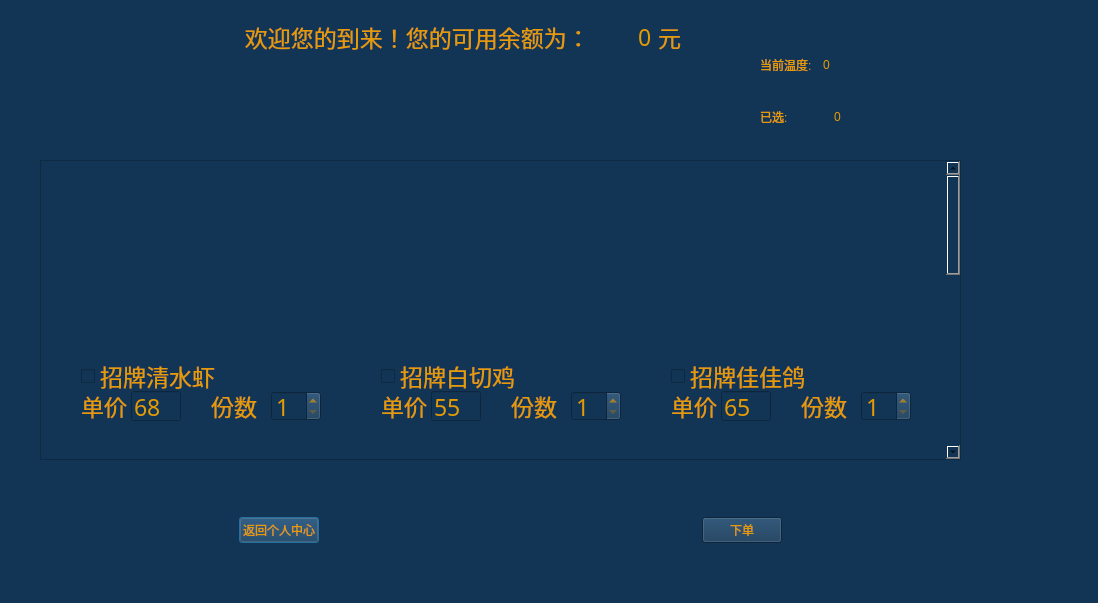
<?xml version="1.0" encoding="UTF-8"?>
<ui version="4.0">
 <class>Hotel</class>
 <widget class="QDialog" name="Hotel">
  <property name="geometry">
   <rect>
    <x>0</x>
    <y>0</y>
    <width>1098</width>
    <height>603</height>
   </rect>
  </property>
  <property name="windowTitle">
   <string>Dialog</string>
  </property>
  <property name="styleSheet">
   <string notr="true">background-color: rgb(18, 53, 85);</string>
  </property>
  <widget class="QScrollArea" name="scrollArea">
   <property name="geometry">
    <rect>
     <x>40</x>
     <y>160</y>
     <width>921</width>
     <height>300</height>
    </rect>
   </property>
   <property name="minimumSize">
    <size>
     <width>0</width>
     <height>300</height>
    </size>
   </property>
   <property name="styleSheet">
    <string notr="true">color: rgb(230, 155, 3);
font: 17pt &quot;Sans Serif&quot;;</string>
   </property>
   <property name="widgetResizable">
    <bool>true</bool>
   </property>
   <widget class="QWidget" name="scrollAreaWidgetContents">
    <property name="geometry">
     <rect>
      <x>0</x>
      <y>0</y>
      <width>903</width>
      <height>800</height>
     </rect>
    </property>
    <property name="minimumSize">
     <size>
      <width>900</width>
      <height>800</height>
     </size>
    </property>
    <widget class="QCheckBox" name="checkBox_1">
     <property name="geometry">
      <rect>
       <x>40</x>
       <y>200</y>
       <width>171</width>
       <height>30</height>
      </rect>
     </property>
     <property name="font">
      <font>
       <family>Sans Serif</family>
       <pointsize>17</pointsize>
       <weight>50</weight>
       <italic>false</italic>
       <bold>false</bold>
      </font>
     </property>
     <property name="text">
      <string>招牌清水虾</string>
     </property>
    </widget>
    <widget class="QSpinBox" name="spinBox_1">
     <property name="enabled">
      <bool>false</bool>
     </property>
     <property name="geometry">
      <rect>
       <x>230</x>
       <y>230</y>
       <width>50</width>
       <height>30</height>
      </rect>
     </property>
     <property name="font">
      <font>
       <family>Sans Serif</family>
       <pointsize>17</pointsize>
       <weight>50</weight>
       <italic>false</italic>
       <bold>false</bold>
      </font>
     </property>
     <property name="minimum">
      <number>1</number>
     </property>
     <property name="value">
      <number>1</number>
     </property>
    </widget>
    <widget class="QLabel" name="label_4">
     <property name="geometry">
      <rect>
       <x>170</x>
       <y>230</y>
       <width>51</width>
       <height>30</height>
      </rect>
     </property>
     <property name="font">
      <font>
       <family>Sans Serif</family>
       <pointsize>17</pointsize>
       <weight>50</weight>
       <italic>false</italic>
       <bold>false</bold>
      </font>
     </property>
     <property name="text">
      <string>份数</string>
     </property>
    </widget>
    <widget class="QLabel" name="label_5">
     <property name="geometry">
      <rect>
       <x>470</x>
       <y>230</y>
       <width>51</width>
       <height>30</height>
      </rect>
     </property>
     <property name="font">
      <font>
       <family>Sans Serif</family>
       <pointsize>17</pointsize>
       <weight>50</weight>
       <italic>false</italic>
       <bold>false</bold>
      </font>
     </property>
     <property name="text">
      <string>份数</string>
     </property>
    </widget>
    <widget class="QSpinBox" name="spinBox_2">
     <property name="enabled">
      <bool>false</bool>
     </property>
     <property name="geometry">
      <rect>
       <x>530</x>
       <y>230</y>
       <width>50</width>
       <height>30</height>
      </rect>
     </property>
     <property name="font">
      <font>
       <family>Sans Serif</family>
       <pointsize>17</pointsize>
       <weight>50</weight>
       <italic>false</italic>
       <bold>false</bold>
      </font>
     </property>
     <property name="minimum">
      <number>1</number>
     </property>
     <property name="value">
      <number>1</number>
     </property>
    </widget>
    <widget class="QCheckBox" name="checkBox_2">
     <property name="geometry">
      <rect>
       <x>340</x>
       <y>200</y>
       <width>171</width>
       <height>30</height>
      </rect>
     </property>
     <property name="font">
      <font>
       <family>Sans Serif</family>
       <pointsize>17</pointsize>
       <weight>50</weight>
       <italic>false</italic>
       <bold>false</bold>
      </font>
     </property>
     <property name="text">
      <string>招牌白切鸡</string>
     </property>
    </widget>
    <widget class="QLabel" name="label_6">
     <property name="geometry">
      <rect>
       <x>760</x>
       <y>230</y>
       <width>51</width>
       <height>30</height>
      </rect>
     </property>
     <property name="font">
      <font>
       <family>Sans Serif</family>
       <pointsize>17</pointsize>
       <weight>50</weight>
       <italic>false</italic>
       <bold>false</bold>
      </font>
     </property>
     <property name="text">
      <string>份数</string>
     </property>
    </widget>
    <widget class="QSpinBox" name="spinBox_3">
     <property name="enabled">
      <bool>false</bool>
     </property>
     <property name="geometry">
      <rect>
       <x>820</x>
       <y>230</y>
       <width>50</width>
       <height>30</height>
      </rect>
     </property>
     <property name="font">
      <font>
       <family>Sans Serif</family>
       <pointsize>17</pointsize>
       <weight>50</weight>
       <italic>false</italic>
       <bold>false</bold>
      </font>
     </property>
     <property name="minimum">
      <number>1</number>
     </property>
     <property name="value">
      <number>1</number>
     </property>
    </widget>
    <widget class="QCheckBox" name="checkBox_3">
     <property name="geometry">
      <rect>
       <x>630</x>
       <y>200</y>
       <width>171</width>
       <height>30</height>
      </rect>
     </property>
     <property name="font">
      <font>
       <family>Sans Serif</family>
       <pointsize>17</pointsize>
       <weight>50</weight>
       <italic>false</italic>
       <bold>false</bold>
      </font>
     </property>
     <property name="text">
      <string>招牌佳佳鸽</string>
     </property>
    </widget>
    <widget class="QLabel" name="label_7">
     <property name="geometry">
      <rect>
       <x>170</x>
       <y>490</y>
       <width>51</width>
       <height>30</height>
      </rect>
     </property>
     <property name="font">
      <font>
       <family>Sans Serif</family>
       <pointsize>17</pointsize>
       <weight>50</weight>
       <italic>false</italic>
       <bold>false</bold>
      </font>
     </property>
     <property name="text">
      <string>份数</string>
     </property>
    </widget>
    <widget class="QSpinBox" name="spinBox_4">
     <property name="enabled">
      <bool>false</bool>
     </property>
     <property name="geometry">
      <rect>
       <x>230</x>
       <y>490</y>
       <width>50</width>
       <height>30</height>
      </rect>
     </property>
     <property name="font">
      <font>
       <family>Sans Serif</family>
       <pointsize>17</pointsize>
       <weight>50</weight>
       <italic>false</italic>
       <bold>false</bold>
      </font>
     </property>
     <property name="minimum">
      <number>1</number>
     </property>
     <property name="value">
      <number>1</number>
     </property>
    </widget>
    <widget class="QCheckBox" name="checkBox_4">
     <property name="geometry">
      <rect>
       <x>40</x>
       <y>460</y>
       <width>171</width>
       <height>30</height>
      </rect>
     </property>
     <property name="font">
      <font>
       <family>Sans Serif</family>
       <pointsize>17</pointsize>
       <weight>50</weight>
       <italic>false</italic>
       <bold>false</bold>
      </font>
     </property>
     <property name="text">
      <string>招牌南瓜饼</string>
     </property>
    </widget>
    <widget class="QCheckBox" name="checkBox_5">
     <property name="geometry">
      <rect>
       <x>320</x>
       <y>460</y>
       <width>171</width>
       <height>30</height>
      </rect>
     </property>
     <property name="font">
      <font>
       <family>Sans Serif</family>
       <pointsize>17</pointsize>
       <weight>50</weight>
       <italic>false</italic>
       <bold>false</bold>
      </font>
     </property>
     <property name="text">
      <string>招牌炒田螺</string>
     </property>
    </widget>
    <widget class="QLabel" name="label_8">
     <property name="geometry">
      <rect>
       <x>460</x>
       <y>490</y>
       <width>51</width>
       <height>30</height>
      </rect>
     </property>
     <property name="font">
      <font>
       <family>Sans Serif</family>
       <pointsize>17</pointsize>
       <weight>50</weight>
       <italic>false</italic>
       <bold>false</bold>
      </font>
     </property>
     <property name="text">
      <string>份数</string>
     </property>
    </widget>
    <widget class="QSpinBox" name="spinBox_5">
     <property name="enabled">
      <bool>false</bool>
     </property>
     <property name="geometry">
      <rect>
       <x>520</x>
       <y>490</y>
       <width>50</width>
       <height>30</height>
      </rect>
     </property>
     <property name="font">
      <font>
       <family>Sans Serif</family>
       <pointsize>17</pointsize>
       <weight>50</weight>
       <italic>false</italic>
       <bold>false</bold>
      </font>
     </property>
     <property name="minimum">
      <number>1</number>
     </property>
     <property name="value">
      <number>1</number>
     </property>
    </widget>
    <widget class="QLabel" name="label_9">
     <property name="geometry">
      <rect>
       <x>760</x>
       <y>490</y>
       <width>51</width>
       <height>30</height>
      </rect>
     </property>
     <property name="font">
      <font>
       <family>Sans Serif</family>
       <pointsize>17</pointsize>
       <weight>50</weight>
       <italic>false</italic>
       <bold>false</bold>
      </font>
     </property>
     <property name="text">
      <string>份数</string>
     </property>
    </widget>
    <widget class="QSpinBox" name="spinBox_6">
     <property name="enabled">
      <bool>false</bool>
     </property>
     <property name="geometry">
      <rect>
       <x>820</x>
       <y>490</y>
       <width>50</width>
       <height>30</height>
      </rect>
     </property>
     <property name="font">
      <font>
       <family>Sans Serif</family>
       <pointsize>17</pointsize>
       <weight>50</weight>
       <italic>false</italic>
       <bold>false</bold>
      </font>
     </property>
     <property name="minimum">
      <number>1</number>
     </property>
     <property name="value">
      <number>1</number>
     </property>
    </widget>
    <widget class="QCheckBox" name="checkBox_6">
     <property name="geometry">
      <rect>
       <x>620</x>
       <y>460</y>
       <width>171</width>
       <height>30</height>
      </rect>
     </property>
     <property name="font">
      <font>
       <family>Sans Serif</family>
       <pointsize>17</pointsize>
       <weight>50</weight>
       <italic>false</italic>
       <bold>false</bold>
      </font>
     </property>
     <property name="text">
      <string>招牌炸蟹棒</string>
     </property>
    </widget>
    <widget class="QLabel" name="label_10">
     <property name="geometry">
      <rect>
       <x>180</x>
       <y>760</y>
       <width>51</width>
       <height>30</height>
      </rect>
     </property>
     <property name="font">
      <font>
       <family>Sans Serif</family>
       <pointsize>17</pointsize>
       <weight>50</weight>
       <italic>false</italic>
       <bold>false</bold>
      </font>
     </property>
     <property name="text">
      <string>份数</string>
     </property>
    </widget>
    <widget class="QSpinBox" name="spinBox_7">
     <property name="enabled">
      <bool>false</bool>
     </property>
     <property name="geometry">
      <rect>
       <x>240</x>
       <y>760</y>
       <width>50</width>
       <height>30</height>
      </rect>
     </property>
     <property name="font">
      <font>
       <family>Sans Serif</family>
       <pointsize>17</pointsize>
       <weight>50</weight>
       <italic>false</italic>
       <bold>false</bold>
      </font>
     </property>
     <property name="minimum">
      <number>1</number>
     </property>
     <property name="value">
      <number>1</number>
     </property>
    </widget>
    <widget class="QCheckBox" name="checkBox_7">
     <property name="geometry">
      <rect>
       <x>40</x>
       <y>730</y>
       <width>171</width>
       <height>30</height>
      </rect>
     </property>
     <property name="font">
      <font>
       <family>Sans Serif</family>
       <pointsize>17</pointsize>
       <weight>50</weight>
       <italic>false</italic>
       <bold>false</bold>
      </font>
     </property>
     <property name="text">
      <string>招牌煎豆腐</string>
     </property>
    </widget>
    <widget class="QLabel" name="label_11">
     <property name="geometry">
      <rect>
       <x>460</x>
       <y>760</y>
       <width>51</width>
       <height>30</height>
      </rect>
     </property>
     <property name="font">
      <font>
       <family>Sans Serif</family>
       <pointsize>17</pointsize>
       <weight>50</weight>
       <italic>false</italic>
       <bold>false</bold>
      </font>
     </property>
     <property name="text">
      <string>份数</string>
     </property>
    </widget>
    <widget class="QSpinBox" name="spinBox_8">
     <property name="enabled">
      <bool>false</bool>
     </property>
     <property name="geometry">
      <rect>
       <x>520</x>
       <y>760</y>
       <width>50</width>
       <height>30</height>
      </rect>
     </property>
     <property name="font">
      <font>
       <family>Sans Serif</family>
       <pointsize>17</pointsize>
       <weight>50</weight>
       <italic>false</italic>
       <bold>false</bold>
      </font>
     </property>
     <property name="minimum">
      <number>1</number>
     </property>
     <property name="value">
      <number>1</number>
     </property>
    </widget>
    <widget class="QCheckBox" name="checkBox_8">
     <property name="geometry">
      <rect>
       <x>330</x>
       <y>730</y>
       <width>171</width>
       <height>30</height>
      </rect>
     </property>
     <property name="font">
      <font>
       <family>Sans Serif</family>
       <pointsize>17</pointsize>
       <weight>50</weight>
       <italic>false</italic>
       <bold>false</bold>
      </font>
     </property>
     <property name="text">
      <string>梅菜扣肉</string>
     </property>
    </widget>
    <widget class="QLabel" name="label_12">
     <property name="geometry">
      <rect>
       <x>750</x>
       <y>760</y>
       <width>51</width>
       <height>30</height>
      </rect>
     </property>
     <property name="font">
      <font>
       <family>Sans Serif</family>
       <pointsize>17</pointsize>
       <weight>50</weight>
       <italic>false</italic>
       <bold>false</bold>
      </font>
     </property>
     <property name="text">
      <string>份数</string>
     </property>
    </widget>
    <widget class="QSpinBox" name="spinBox_9">
     <property name="enabled">
      <bool>false</bool>
     </property>
     <property name="geometry">
      <rect>
       <x>810</x>
       <y>760</y>
       <width>50</width>
       <height>30</height>
      </rect>
     </property>
     <property name="font">
      <font>
       <family>Sans Serif</family>
       <pointsize>17</pointsize>
       <weight>50</weight>
       <italic>false</italic>
       <bold>false</bold>
      </font>
     </property>
     <property name="minimum">
      <number>0</number>
     </property>
     <property name="value">
      <number>1</number>
     </property>
    </widget>
    <widget class="QCheckBox" name="checkBox_9">
     <property name="geometry">
      <rect>
       <x>620</x>
       <y>730</y>
       <width>171</width>
       <height>30</height>
      </rect>
     </property>
     <property name="font">
      <font>
       <family>Sans Serif</family>
       <pointsize>17</pointsize>
       <weight>50</weight>
       <italic>false</italic>
       <bold>false</bold>
      </font>
     </property>
     <property name="text">
      <string>羊肉串</string>
     </property>
    </widget>
    <widget class="QLabel" name="label_13">
     <property name="geometry">
      <rect>
       <x>40</x>
       <y>230</y>
       <width>51</width>
       <height>30</height>
      </rect>
     </property>
     <property name="font">
      <font>
       <family>Sans Serif</family>
       <pointsize>17</pointsize>
       <weight>50</weight>
       <italic>false</italic>
       <bold>false</bold>
      </font>
     </property>
     <property name="text">
      <string>单价</string>
     </property>
    </widget>
    <widget class="QLineEdit" name="lineEdit_1">
     <property name="enabled">
      <bool>false</bool>
     </property>
     <property name="geometry">
      <rect>
       <x>90</x>
       <y>230</y>
       <width>50</width>
       <height>30</height>
      </rect>
     </property>
     <property name="font">
      <font>
       <family>Sans Serif</family>
       <pointsize>17</pointsize>
       <weight>50</weight>
       <italic>false</italic>
       <bold>false</bold>
      </font>
     </property>
     <property name="text">
      <string>68</string>
     </property>
    </widget>
    <widget class="QLabel" name="label_14">
     <property name="geometry">
      <rect>
       <x>340</x>
       <y>230</y>
       <width>51</width>
       <height>30</height>
      </rect>
     </property>
     <property name="font">
      <font>
       <family>Sans Serif</family>
       <pointsize>17</pointsize>
       <weight>50</weight>
       <italic>false</italic>
       <bold>false</bold>
      </font>
     </property>
     <property name="text">
      <string>单价</string>
     </property>
    </widget>
    <widget class="QLineEdit" name="lineEdit_2">
     <property name="enabled">
      <bool>false</bool>
     </property>
     <property name="geometry">
      <rect>
       <x>390</x>
       <y>230</y>
       <width>50</width>
       <height>30</height>
      </rect>
     </property>
     <property name="font">
      <font>
       <family>Sans Serif</family>
       <pointsize>17</pointsize>
       <weight>50</weight>
       <italic>false</italic>
       <bold>false</bold>
      </font>
     </property>
     <property name="text">
      <string>55</string>
     </property>
    </widget>
    <widget class="QLabel" name="label_16">
     <property name="geometry">
      <rect>
       <x>630</x>
       <y>230</y>
       <width>51</width>
       <height>30</height>
      </rect>
     </property>
     <property name="font">
      <font>
       <family>Sans Serif</family>
       <pointsize>17</pointsize>
       <weight>50</weight>
       <italic>false</italic>
       <bold>false</bold>
      </font>
     </property>
     <property name="text">
      <string>单价</string>
     </property>
    </widget>
    <widget class="QLineEdit" name="lineEdit_3">
     <property name="enabled">
      <bool>false</bool>
     </property>
     <property name="geometry">
      <rect>
       <x>680</x>
       <y>230</y>
       <width>50</width>
       <height>30</height>
      </rect>
     </property>
     <property name="font">
      <font>
       <family>Sans Serif</family>
       <pointsize>17</pointsize>
       <weight>50</weight>
       <italic>false</italic>
       <bold>false</bold>
      </font>
     </property>
     <property name="text">
      <string>65</string>
     </property>
    </widget>
    <widget class="QLabel" name="label_15">
     <property name="geometry">
      <rect>
       <x>620</x>
       <y>490</y>
       <width>51</width>
       <height>30</height>
      </rect>
     </property>
     <property name="font">
      <font>
       <family>Sans Serif</family>
       <pointsize>17</pointsize>
       <weight>50</weight>
       <italic>false</italic>
       <bold>false</bold>
      </font>
     </property>
     <property name="text">
      <string>单价</string>
     </property>
    </widget>
    <widget class="QLineEdit" name="lineEdit_6">
     <property name="enabled">
      <bool>false</bool>
     </property>
     <property name="geometry">
      <rect>
       <x>670</x>
       <y>490</y>
       <width>50</width>
       <height>30</height>
      </rect>
     </property>
     <property name="font">
      <font>
       <family>Sans Serif</family>
       <pointsize>17</pointsize>
       <weight>50</weight>
       <italic>false</italic>
       <bold>false</bold>
      </font>
     </property>
     <property name="text">
      <string>25</string>
     </property>
    </widget>
    <widget class="QLabel" name="label_17">
     <property name="geometry">
      <rect>
       <x>320</x>
       <y>490</y>
       <width>51</width>
       <height>30</height>
      </rect>
     </property>
     <property name="font">
      <font>
       <family>Sans Serif</family>
       <pointsize>17</pointsize>
       <weight>50</weight>
       <italic>false</italic>
       <bold>false</bold>
      </font>
     </property>
     <property name="text">
      <string>单价</string>
     </property>
    </widget>
    <widget class="QLineEdit" name="lineEdit_5">
     <property name="enabled">
      <bool>false</bool>
     </property>
     <property name="geometry">
      <rect>
       <x>370</x>
       <y>490</y>
       <width>50</width>
       <height>30</height>
      </rect>
     </property>
     <property name="font">
      <font>
       <family>Sans Serif</family>
       <pointsize>17</pointsize>
       <weight>50</weight>
       <italic>false</italic>
       <bold>false</bold>
      </font>
     </property>
     <property name="text">
      <string>25</string>
     </property>
    </widget>
    <widget class="QLabel" name="label_18">
     <property name="geometry">
      <rect>
       <x>40</x>
       <y>490</y>
       <width>51</width>
       <height>30</height>
      </rect>
     </property>
     <property name="font">
      <font>
       <family>Sans Serif</family>
       <pointsize>17</pointsize>
       <weight>50</weight>
       <italic>false</italic>
       <bold>false</bold>
      </font>
     </property>
     <property name="text">
      <string>单价</string>
     </property>
    </widget>
    <widget class="QLineEdit" name="lineEdit_4">
     <property name="enabled">
      <bool>false</bool>
     </property>
     <property name="geometry">
      <rect>
       <x>90</x>
       <y>490</y>
       <width>50</width>
       <height>30</height>
      </rect>
     </property>
     <property name="font">
      <font>
       <family>Sans Serif</family>
       <pointsize>17</pointsize>
       <weight>50</weight>
       <italic>false</italic>
       <bold>false</bold>
      </font>
     </property>
     <property name="text">
      <string>15</string>
     </property>
    </widget>
    <widget class="QLabel" name="label_19">
     <property name="geometry">
      <rect>
       <x>620</x>
       <y>760</y>
       <width>51</width>
       <height>30</height>
      </rect>
     </property>
     <property name="font">
      <font>
       <family>Sans Serif</family>
       <pointsize>17</pointsize>
       <weight>50</weight>
       <italic>false</italic>
       <bold>false</bold>
      </font>
     </property>
     <property name="text">
      <string>单价</string>
     </property>
    </widget>
    <widget class="QLineEdit" name="lineEdit_9">
     <property name="enabled">
      <bool>false</bool>
     </property>
     <property name="geometry">
      <rect>
       <x>670</x>
       <y>760</y>
       <width>50</width>
       <height>30</height>
      </rect>
     </property>
     <property name="font">
      <font>
       <family>Sans Serif</family>
       <pointsize>17</pointsize>
       <weight>50</weight>
       <italic>false</italic>
       <bold>false</bold>
      </font>
     </property>
     <property name="text">
      <string>30</string>
     </property>
    </widget>
    <widget class="QLabel" name="label_20">
     <property name="geometry">
      <rect>
       <x>330</x>
       <y>760</y>
       <width>51</width>
       <height>30</height>
      </rect>
     </property>
     <property name="font">
      <font>
       <family>Sans Serif</family>
       <pointsize>17</pointsize>
       <weight>50</weight>
       <italic>false</italic>
       <bold>false</bold>
      </font>
     </property>
     <property name="text">
      <string>单价</string>
     </property>
    </widget>
    <widget class="QLineEdit" name="lineEdit_8">
     <property name="enabled">
      <bool>false</bool>
     </property>
     <property name="geometry">
      <rect>
       <x>380</x>
       <y>760</y>
       <width>50</width>
       <height>30</height>
      </rect>
     </property>
     <property name="font">
      <font>
       <family>Sans Serif</family>
       <pointsize>17</pointsize>
       <weight>50</weight>
       <italic>false</italic>
       <bold>false</bold>
      </font>
     </property>
     <property name="text">
      <string>30</string>
     </property>
    </widget>
    <widget class="QLabel" name="label_21">
     <property name="geometry">
      <rect>
       <x>40</x>
       <y>760</y>
       <width>51</width>
       <height>30</height>
      </rect>
     </property>
     <property name="font">
      <font>
       <family>Sans Serif</family>
       <pointsize>17</pointsize>
       <weight>50</weight>
       <italic>false</italic>
       <bold>false</bold>
      </font>
     </property>
     <property name="text">
      <string>单价</string>
     </property>
    </widget>
    <widget class="QLineEdit" name="lineEdit_7">
     <property name="enabled">
      <bool>false</bool>
     </property>
     <property name="geometry">
      <rect>
       <x>90</x>
       <y>760</y>
       <width>50</width>
       <height>30</height>
      </rect>
     </property>
     <property name="font">
      <font>
       <family>Sans Serif</family>
       <pointsize>17</pointsize>
       <weight>50</weight>
       <italic>false</italic>
       <bold>false</bold>
      </font>
     </property>
     <property name="text">
      <string>25</string>
     </property>
    </widget>
    <widget class="QLabel" name="label_30">
     <property name="geometry">
      <rect>
       <x>30</x>
       <y>10</y>
       <width>260</width>
       <height>180</height>
      </rect>
     </property>
     <property name="text">
      <string/>
     </property>
    </widget>
    <widget class="QLabel" name="label_31">
     <property name="geometry">
      <rect>
       <x>320</x>
       <y>10</y>
       <width>260</width>
       <height>180</height>
      </rect>
     </property>
     <property name="text">
      <string/>
     </property>
    </widget>
    <widget class="QLabel" name="label_32">
     <property name="geometry">
      <rect>
       <x>610</x>
       <y>10</y>
       <width>260</width>
       <height>180</height>
      </rect>
     </property>
     <property name="text">
      <string/>
     </property>
    </widget>
    <widget class="QLabel" name="label_33">
     <property name="geometry">
      <rect>
       <x>30</x>
       <y>270</y>
       <width>260</width>
       <height>180</height>
      </rect>
     </property>
     <property name="text">
      <string/>
     </property>
    </widget>
    <widget class="QLabel" name="label_35">
     <property name="geometry">
      <rect>
       <x>600</x>
       <y>270</y>
       <width>291</width>
       <height>181</height>
      </rect>
     </property>
     <property name="text">
      <string/>
     </property>
    </widget>
    <widget class="QLabel" name="label_36">
     <property name="geometry">
      <rect>
       <x>30</x>
       <y>530</y>
       <width>260</width>
       <height>180</height>
      </rect>
     </property>
     <property name="text">
      <string/>
     </property>
    </widget>
    <widget class="QLabel" name="label_37">
     <property name="geometry">
      <rect>
       <x>320</x>
       <y>530</y>
       <width>260</width>
       <height>180</height>
      </rect>
     </property>
     <property name="text">
      <string/>
     </property>
    </widget>
    <widget class="QLabel" name="label_38">
     <property name="geometry">
      <rect>
       <x>610</x>
       <y>530</y>
       <width>260</width>
       <height>180</height>
      </rect>
     </property>
     <property name="text">
      <string/>
     </property>
    </widget>
    <widget class="QLabel" name="label_34">
     <property name="geometry">
      <rect>
       <x>310</x>
       <y>270</y>
       <width>241</width>
       <height>181</height>
      </rect>
     </property>
     <property name="text">
      <string/>
     </property>
    </widget>
   </widget>
  </widget>
  <widget class="QWidget" name="layoutWidget">
   <property name="geometry">
    <rect>
     <x>220</x>
     <y>20</y>
     <width>461</width>
     <height>33</height>
    </rect>
   </property>
   <layout class="QHBoxLayout" name="horizontalLayout">
    <item>
     <widget class="QLabel" name="label_name">
      <property name="font">
       <font>
        <family>Sans Serif</family>
        <pointsize>17</pointsize>
        <weight>50</weight>
        <italic>false</italic>
        <bold>false</bold>
       </font>
      </property>
      <property name="styleSheet">
       <string notr="true">color: rgb(230, 155, 3);
font: 17pt &quot;Sans Serif&quot;;</string>
      </property>
      <property name="text">
       <string/>
      </property>
     </widget>
    </item>
    <item>
     <widget class="QLabel" name="label">
      <property name="font">
       <font>
        <family>Sans Serif</family>
        <pointsize>17</pointsize>
        <weight>50</weight>
        <italic>false</italic>
        <bold>false</bold>
       </font>
      </property>
      <property name="styleSheet">
       <string notr="true">color: rgb(230, 155, 3);
font: 17pt &quot;Sans Serif&quot;;</string>
      </property>
      <property name="text">
       <string> 欢迎您的到来！您的可用余额为：</string>
      </property>
     </widget>
    </item>
    <item>
     <spacer name="horizontalSpacer_5">
      <property name="orientation">
       <enum>Qt::Horizontal</enum>
      </property>
      <property name="sizeHint" stdset="0">
       <size>
        <width>40</width>
        <height>20</height>
       </size>
      </property>
     </spacer>
    </item>
    <item>
     <widget class="QLabel" name="label_money">
      <property name="font">
       <font>
        <family>Sans Serif</family>
        <pointsize>17</pointsize>
        <weight>50</weight>
        <italic>false</italic>
        <bold>false</bold>
       </font>
      </property>
      <property name="styleSheet">
       <string notr="true">color: rgb(230, 155, 3);
font: 17pt &quot;Sans Serif&quot;;</string>
      </property>
      <property name="text">
       <string>0</string>
      </property>
     </widget>
    </item>
    <item>
     <widget class="QLabel" name="label_2">
      <property name="font">
       <font>
        <family>Sans Serif</family>
        <pointsize>17</pointsize>
        <weight>50</weight>
        <italic>false</italic>
        <bold>false</bold>
       </font>
      </property>
      <property name="styleSheet">
       <string notr="true">color: rgb(230, 155, 3);
font: 17pt &quot;Sans Serif&quot;;</string>
      </property>
      <property name="text">
       <string>元</string>
      </property>
     </widget>
    </item>
   </layout>
  </widget>
  <widget class="QWidget" name="layoutWidget">
   <property name="geometry">
    <rect>
     <x>50</x>
     <y>480</y>
     <width>921</width>
     <height>101</height>
    </rect>
   </property>
   <layout class="QHBoxLayout" name="horizontalLayout_2">
    <item>
     <spacer name="horizontalSpacer">
      <property name="orientation">
       <enum>Qt::Horizontal</enum>
      </property>
      <property name="sizeHint" stdset="0">
       <size>
        <width>40</width>
        <height>20</height>
       </size>
      </property>
     </spacer>
    </item>
    <item>
     <widget class="QPushButton" name="pushButton_3">
      <property name="styleSheet">
       <string notr="true">color: rgb(230, 155, 3);
font: 17pt &quot;Sans Serif&quot;;</string>
      </property>
      <property name="text">
       <string>返回个人中心</string>
      </property>
     </widget>
    </item>
    <item>
     <spacer name="horizontalSpacer_2">
      <property name="orientation">
       <enum>Qt::Horizontal</enum>
      </property>
      <property name="sizeHint" stdset="0">
       <size>
        <width>40</width>
        <height>20</height>
       </size>
      </property>
     </spacer>
    </item>
    <item>
     <spacer name="horizontalSpacer_3">
      <property name="orientation">
       <enum>Qt::Horizontal</enum>
      </property>
      <property name="sizeHint" stdset="0">
       <size>
        <width>40</width>
        <height>20</height>
       </size>
      </property>
     </spacer>
    </item>
    <item>
     <widget class="QPushButton" name="pushButton_place">
      <property name="styleSheet">
       <string notr="true">color: rgb(230, 155, 3);
font: 17pt &quot;Sans Serif&quot;;</string>
      </property>
      <property name="text">
       <string>下单</string>
      </property>
     </widget>
    </item>
    <item>
     <spacer name="horizontalSpacer_4">
      <property name="orientation">
       <enum>Qt::Horizontal</enum>
      </property>
      <property name="sizeHint" stdset="0">
       <size>
        <width>40</width>
        <height>20</height>
       </size>
      </property>
     </spacer>
    </item>
   </layout>
  </widget>
  <widget class="QWidget" name="layoutWidget">
   <property name="geometry">
    <rect>
     <x>760</x>
     <y>100</y>
     <width>141</width>
     <height>33</height>
    </rect>
   </property>
   <layout class="QHBoxLayout" name="horizontalLayout_3">
    <item>
     <widget class="QLabel" name="label_3">
      <property name="styleSheet">
       <string notr="true">color: rgb(230, 155, 3);
font: 17pt &quot;Sans Serif&quot;;</string>
      </property>
      <property name="text">
       <string>已选:</string>
      </property>
     </widget>
    </item>
    <item>
     <widget class="QLabel" name="label_price">
      <property name="styleSheet">
       <string notr="true">color: rgb(230, 155, 3);
font: 17pt &quot;Sans Serif&quot;;</string>
      </property>
      <property name="text">
       <string>0</string>
      </property>
     </widget>
    </item>
   </layout>
  </widget>
  <widget class="QWidget" name="">
   <property name="geometry">
    <rect>
     <x>760</x>
     <y>50</y>
     <width>120</width>
     <height>30</height>
    </rect>
   </property>
   <layout class="QHBoxLayout" name="horizontalLayout_4">
    <item>
     <widget class="QLabel" name="label_22">
      <property name="styleSheet">
       <string notr="true">color: rgb(230, 155, 3);
font: 17pt &quot;Sans Serif&quot;;</string>
      </property>
      <property name="text">
       <string>当前温度:</string>
      </property>
     </widget>
    </item>
    <item>
     <widget class="QLabel" name="label_temp">
      <property name="styleSheet">
       <string notr="true">color: rgb(230, 155, 3);
font: 17pt &quot;Sans Serif&quot;;</string>
      </property>
      <property name="text">
       <string>0</string>
      </property>
     </widget>
    </item>
   </layout>
  </widget>
 </widget>
 <resources/>
 <connections/>
</ui>
